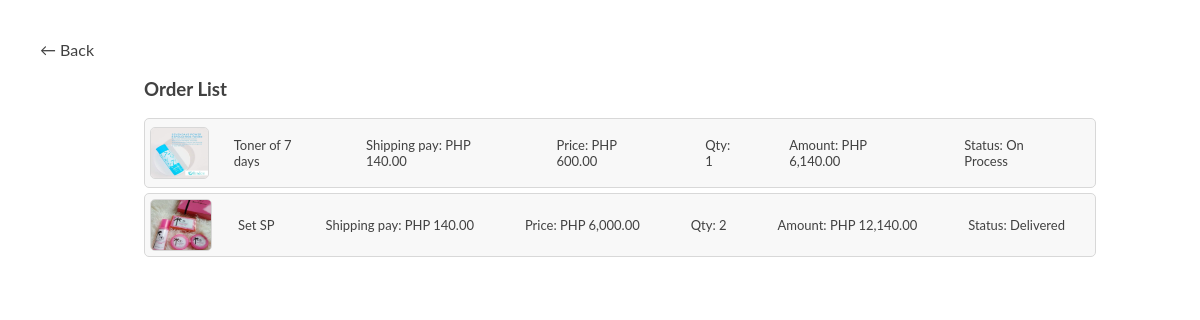
/my_order.php (signed in), run on the app's committed database.
### tables this page shows
CREATE TABLE `orders` (
  `order_id` varchar(255) NOT NULL,
  `customer_id` varchar(255) NOT NULL,
  `product_id` varchar(255) NOT NULL,
  `quantity` int(50) NOT NULL,
  `amount` int(255) NOT NULL,
  `order_status` varchar(255) NOT NULL
);

CREATE TABLE `products` (
  `product_id` varchar(255) NOT NULL,
  `employee_id` varchar(255) NOT NULL,
  `brand_id` varchar(255) NOT NULL,
  `product_image` varchar(255) NOT NULL,
  `product_name` varchar(255) NOT NULL,
  `buying_price` int(255) NOT NULL,
  `selling_price` int(255) NOT NULL,
  `qty_in_stock` int(255) NOT NULL,
  `product_description` varchar(255) NOT NULL
);

### my_order.php (the view, shortened to what this page needs)
<!DOCTYPE html>
<html lang="en">
<head>
</head>
<body>
    <div class="my_order_con">
        <a href="./">&#8592 Back</a>
        <ul class="orders">
            <h3>Order List</h3>
            <?php
                include "./config/dbh.php";
                $order_sql = "SELECT * FROM orders WHERE customer_id = '{$_SESSION["customer"]["customer_id"]}' ";
                $result1 = mysqli_query($conn, $order_sql);
                if(mysqli_num_rows($result1) > 0){
                    while($order = mysqli_fetch_assoc($result1)){
                        $product_sql = "SELECT * FROM products WHERE product_id = '{$order["product_id"]}' ";
                        $result2 = mysqli_query($conn, $product_sql);
                        if(mysqli_num_rows($result2) > 0){
                            $product = mysqli_fetch_assoc($result2);
                        }
                        echo '
                            <li>
                                <img src="./uploads/'.$product["product_image"].'" alt="">
                                <p>'.$product["product_name"].'</p>
                                <p>Shipping pay: PHP 140.00</p>
                                <p>Price: PHP '.number_format($product["selling_price"], 2).'</p>
                                <p>Qty: '.$order["quantity"].'</p>
                                <p>Amount: PHP '.number_format($order["amount"], 2).'</p>
                                <p>Status: '.$order["order_status"].'</p>
                            </li>
                        ';
                    }
                }else{
                    echo '
                        <li>
                            <p>Order is empty</p>
                        </li>
                    ';
                }
            ?>
        </ul>
    </div>
</body>
</html>

### my_order.php (style rules this page uses)
.my_order_con { padding: 2rem; font-family: "Lato", sans-serif; color: #414141; }
.my_order_con a { color: #414141; text-decoration: none; }
.orders { width: 85%; margin: 0 auto; }
.orders li { display: flex; align-items: center; justify-content: space-between; list-style: none; background-color: #f8f8f8; border: 1px solid #d8d8d8; font-size: 13px; padding: 5px; border-radius: 5px; margin: 5px 0; }
.orders img { height: 50px; width: 60px; border: 1px solid #d8d8d8; border-radius: 5px; }
.orders p { padding: 0 25px; }

### data on the page
orders: product.product_image (picture), product.product_name "Toner of 7 days", product.selling_price "600.00", quantity "1", amount "6,140.00", order_status "On Process"
orders: product.product_image (picture), product.product_name "Set SP", product.selling_price "6,000.00", quantity "2", amount "12,140.00", order_status "Delivered"
